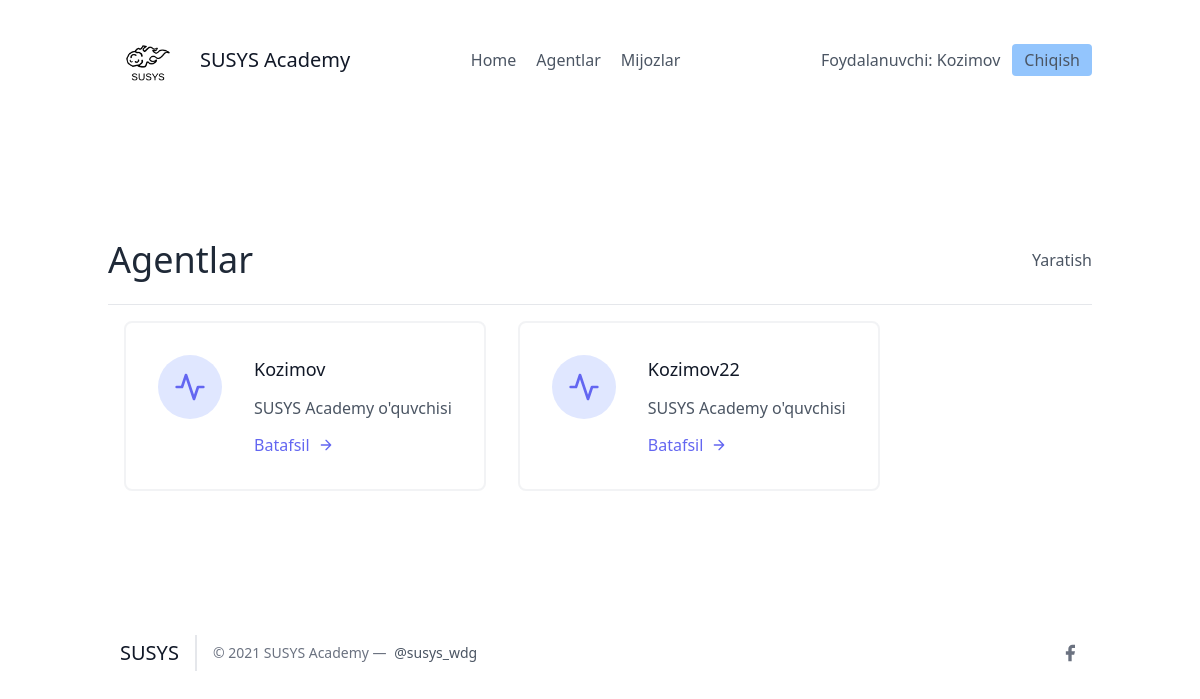
Screenshot of /agents/ (signed in) with the database file from the repository.
### leads/models.py (models this page shows, shortened)
class User(AbstractUser):
    is_organisor = models.BooleanField(default=True)
    is_agent = models.BooleanField(default=False)

class Agent(models.Model):
    user = models.OneToOneField(User, on_delete=models.CASCADE)
    organisation = models.ForeignKey(UserProfile, on_delete=models.CASCADE)

### agents/views.py (the view)
# urls.py: path('', AgentListView.as_view(), name="agent-list"),
class AgentListView(OrganisorAndLoginRequiredMixin, generic.ListView):
    template_name = "agents/agents_lists.html"
    def get_queryset(self):
        organisation = self.request.user.userprofile
        return Agent.objects.filter(organisation = organisation)

### agents/mixins.py (called while the page is built)
    def dispatch(self, request, *args, **kwargs):
        if not request.user.is_authenticated or not request.user.is_organisor:
            return redirect("login")
        return super().dispatch(request, *args, **kwargs)

### agents/templates/agents/agents_lists.html (shortened to what this page needs)
{% extends 'base.html' %}
{% block content %}
<section class="text-gray-600 body-font">
  <div class="container px-5 py-24 mx-auto flex flex-wrap">
    <div class="w-full py-6 flex justify-between items-center border-b border-gray-200">
        <div>
            <h1 class="text-4xl text-gray-800">Agentlar</h1>
        </div>
        <div>
            <a class="y=text-gray-500 hover:text-blue-700" href="{% url 'agents:agent-create' %}">Yaratish</a>
        </div>
    </div>
    <div class="flex flex-wrap">
      {% for agent in object_list %}
      <div class="p-4 lg:w-1/2 md:w-full">
        <div class="flex border-2 rounded-lg border-gray-200 border-opacity-50 p-8 sm:flex-row flex-col">
          <div class="w-16 h-16 sm:mr-8 sm:mb-0 mb-4 inline-flex items-center justify-center rounded-full bg-indigo-100 text-indigo-500 flex-shrink-0">
            <svg fill="none" stroke="currentColor" stroke-linecap="round" stroke-linejoin="round" stroke-width="2" class="w-8 h-8" viewBox="0 0 24 24">
              <path d="M22 12h-4l-3 9L9 3l-3 9H2"></path>
            </svg>
          </div>
          <div class="flex-grow">
            <h2 class="text-gray-900 text-lg title-font font-medium mb-3">{{ agent.user.username }}</h2>
            <p class="leading-relaxed text-base">SUSYS Academy o'quvchisi</p>
            <a href="{% url 'agents:agent-detail' agent.pk %}" class="mt-3 text-indigo-500 inline-flex items-center">Batafsil
              <svg fill="none" stroke="currentColor" stroke-linecap="round" stroke-linejoin="round" stroke-width="2" class="w-4 h-4 ml-2" viewBox="0 0 24 24">
                <path d="M5 12h14M12 5l7 7-7 7"></path>
              </svg>
            </a>
          </div>
        </div>
      </div>
      {% endfor %}
    </div>
  </div>
</section>
{% endblock %}

### frontend/details/navbar.html
{% load static %}
<header class="text-gray-600 body-font">
  <div class="container mx-auto flex flex-wrap p-5 flex-col md:flex-row items-center">
    <a class="flex title-font font-medium items-center text-gray-900 mb-4 md:mb-0">
      <img src="{% static 'img/logo-dark.png' %}" style="width: 80px;" alt="Logo">
      <span class="ml-3 text-xl">SUSYS Academy</span>
    </a>
    <nav class="md:ml-auto md:mr-auto flex flex-wrap items-center text-base justify-center">
      <a href="/" class="mr-5 hover:text-gray-900">Home</a>
    {% if not request.user.is_authenticated %}
      </nav>
        <button class="inline-flex items-center bg-blue-300 border-0 py-1 px-3 focus:outline-none hover:bg-blue-200 rounded text-base mt-4 md:mt-0" style="margin-right: 20px">
          <a  href="{% url 'signup' %}">Ro'yxatdan o'tish
          </a>
        </button>
    {% else %}
      {% if request.user.is_organisor %}
        <a href="/agents/" class="mr-5 hover:text-gray-900">Agentlar</a>
        {% endif %}
        <a href="/leads/" class="mr-5 hover:text-gray-900">Mijozlar</a>
      </nav>
    {% endif %}
    {% if request.user.is_authenticated %}
      Foydalanuvchi: {{ request.user.username }}
      <button class="ml-3 inline-flex items-center bg-blue-300 border-0 py-1 px-3 focus:outline-none hover:bg-blue-200 rounded text-base mt-4 md:mt-0">
        <a  href="{% url 'logout' %}">Chiqish
        </a>
      </button>
    {% else %}
    <button class="inline-flex items-center bg-blue-300 border-0 py-1 px-3 focus:outline-none hover:bg-blue-200 rounded text-base mt-4 md:mt-0">
      <a href="{% url 'login' %}">Kirish
    </a>
    </button>
    {% endif %}
  </div>
</header>

### rows the page displays
User: user.username "Kozimov"
Agent: user.username "Kozimov"
Agent: user.username "Kozimov22"
